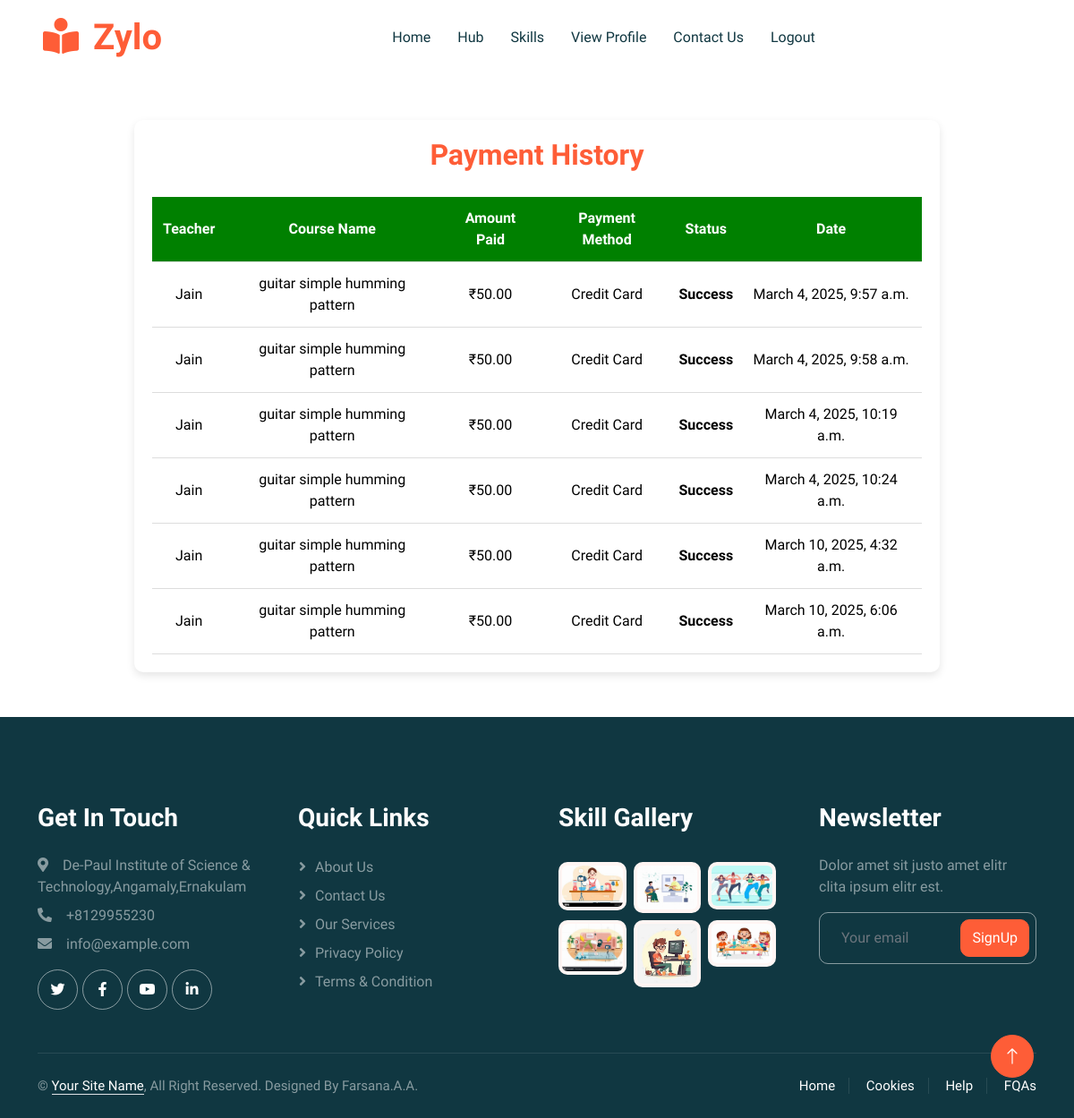
The page /payment-history/ (signed in) on the database as committed earlier.
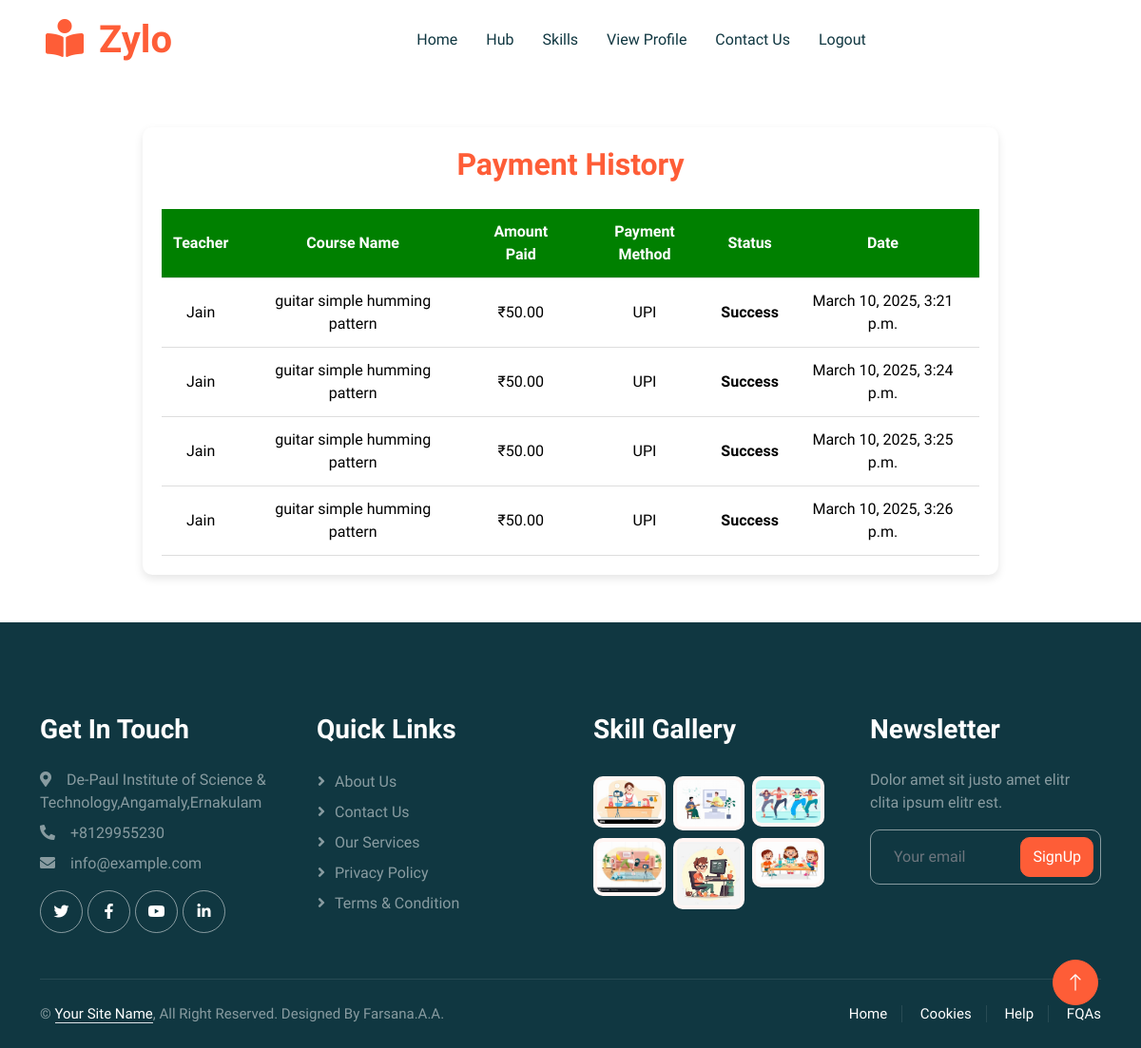
The same page on the database as committed later.
### userapp/models.py (models this page shows, shortened)
class Payment(models.Model):
    STATUS_CHOICES = [
        ('Pending', 'Pending'),  # Default status
        ('Success', 'Success'),
        ('Failed', 'Failed'),
        ('Refund', 'Refund')  # New refund status
    ]
    user = models.ForeignKey(Register, on_delete=models.CASCADE)  # The user making the payment
    skill = models.ForeignKey(Skill, on_delete=models.CASCADE)  # The skill being purchased
    amount = models.DecimalField(max_digits=10, decimal_places=2)  # Payment amount
    payment_method = models.CharField(max_length=50)  # Payment method
    status = models.CharField(max_length=20, choices=STATUS_CHOICES, default='Pending')  # Updated default status
    transaction_id = models.CharField(max_length=100, unique=True, blank=True, null=True)  # Unique transaction ID
    created_at = models.DateTimeField(auto_now_add=True)  # Timestamp of the payment

class Skill(models.Model):
     user = models.ForeignKey(Register, on_delete=models.CASCADE,null=True)
     skill_name = models.CharField(max_length=100, null=True)
     CATEGORY_CHOICES = [
        ('Tech', 'Technology'),
        ('Art', 'Arts'),
        ('Music', 'Music'),
        ('Cooking', 'Cooking'),
        ('Fitness', 'Fitness'),
        ('Other', 'Other')
    ]
     category = models.CharField(max_length=100, choices=CATEGORY_CHOICES, null=True)
     sub_category = models.CharField(max_length=100, null=True)
     additional_category = models.CharField(max_length=100, null=True)
     skill_created_at = models.DateTimeField(auto_now_add =True)
     skill_video = models.FileField(upload_to='skill_videos/', null=True, blank=True)
     cover_image = models.ImageField(upload_to='uploads/',null=True, blank=True)
     payment_type = models.CharField(max_length=10,  default='free')
     price = models.DecimalField(max_digits=6, decimal_places=2, null=True, blank=True)  # Store price for paid videos
     paid_users = models.ManyToManyField(Register,related_name="paid_skills", blank=True)  # Track users who paid

class Register(AbstractUser):
    usertype = models.CharField(max_length=50,default="admin")
    contact = models.IntegerField(null=True)
    image = models.ImageField(upload_to='uploads/',null=True)
    bio = models.TextField(max_length=500,null=True)
    interests = models.TextField(max_length=100,null=True)
    skills = models.TextField(max_length=100,null=True)
    proof_document = models.FileField(upload_to='proof_videos/', null=True, blank=True)  # Accepts videos)
    is_listener = models.BooleanField(default=False)
    is_teacher = models.BooleanField(default=False)
    gender = models.CharField(max_length=50,null=True)
    full_name = models.CharField(max_length=100, null=True)
    is_approved = models.BooleanField(default=True)
    followers = models.ManyToManyField("self", symmetrical=False, related_name="following", blank=True)

### userapp/views.py (the view)
# urls.py: path('payment-history/', views.payment_history, name='payment_history'),
@login_required
def payment_history(request):
    payments = Payment.objects.filter(user=request.user, status='Success')  # Fetch only successful payments
    return render(request, 'payment_history.html', {'payments': payments})

### userapp/templates/payment_history.html
{% load static %}
{% include 'header.html' %}
<link rel="stylesheet" href="{% static 'css/payment_history.css' %}">
<div class="ph-container">
    <h2>Payment History</h2>
    <div class="table-container">
        <table>
            <thead>
                <tr>
                    <th>Teacher</th>
                    <th>Course Name</th>
                    <th>Amount Paid</th>
                    <th>Payment Method</th>
                    <th>Status</th>
                    <th>Date</th>
                </tr>
            </thead>
            <tbody>
                {% for payment in payments %}
                <tr>
                    <td>{{ payment.skill.user.first_name }}</td>
                    <td>{{ payment.skill.skill_name }}</td>
                    <td>₹{{ payment.amount }}</td>
                    <td>{{ payment.payment_method }}</td>
                    <td class="status {{ payment.status|lower }}">{{ payment.status|title }}</td>
                    <td>{{ payment.created_at }}</td>
                </tr>
                {% empty %}
                <tr>
                    <td colspan="5">No payments found.</td>
                </tr>
                {% endfor %}
            </tbody>
        </table>
    </div>
</div>
{% include 'footer.html' %}

### userapp/templates/header.html (shortened to what this page needs)
{% load static %}
<!DOCTYPE html>
<html lang="en">
<head>
    <link href="https://cdnjs.cloudflare.com/ajax/libs/font-awesome/5.10.0/css/all.min.css" rel="stylesheet">
    <link href="https://cdn.jsdelivr.net/npm/bootstrap-icons@1.4.1/font/bootstrap-icons.css" rel="stylesheet">
    <link href="{%static 'lib/animate/animate.min.css' %}" rel="stylesheet">
    <link href="{%static 'lib/owlcarousel/assets/owl.carousel.min.css' %}" rel="stylesheet">
    <link href="{% static 'css/bootstrap.min.css' %}" rel="stylesheet">
    <link href="{%static 'css/style.css' %}" rel="stylesheet">
</head>
<body>
    <div class="container-xxl bg-white p-0">
        <nav class="navbar navbar-expand-lg bg-white navbar-light sticky-top px-4 px-lg-5 py-lg-0">
            <a href="index.html" class="navbar-brand">
                <h1 class="m-0 text-primary"><i class="fa fa-book-reader me-3"></i>Zylo</h1>
            </a>
            <div class="collapse navbar-collapse" id="navbarCollapse">
                {% if request.session.ut == 'user' %}
                <div class="navbar-nav mx-auto">
                    <a href="/" class="nav-item nav-link">Home</a>
                    <a href="/view_profiles" class="nav-item nav-link">Hub</a>
                    <a href="/category_list" class="nav-item nav-link"> Skills</a>
                    <a href="/profile" class="nav-item nav-link"> View Profile</a>
                    <a href="/contact" class="nav-item nav-link">Contact Us</a>
                    <a href="/user_logout" class="nav-item nav-link">Logout</a>
                </div>
            </div>
            {% endif %}
        </nav>

### userapp/templates/footer.html (shortened to what this page needs)
{% load static %}
<div class="container-fluid bg-dark text-white-50 footer pt-5 mt-5 wow fadeIn" data-wow-delay="0.1s">
    <div class="container py-5">
        <div class="row g-5">
            <div class="col-lg-3 col-md-6">
                <h3 class="text-white mb-4">Get In Touch</h3>
                <p class="mb-2"><i class="fa fa-map-marker-alt me-3"></i>De-Paul Institute of Science & Technology,Angamaly,Ernakulam</p>
                <p class="mb-2"><i class="fa fa-phone-alt me-3"></i>+8129955230</p>
                <p class="mb-2"><i class="fa fa-envelope me-3"></i>info@example.com</p>
                <div class="d-flex pt-2">
                    <a class="btn btn-outline-light btn-social" href=""><i class="fab fa-twitter"></i></a>
                    <a class="btn btn-outline-light btn-social" href=""><i class="fab fa-facebook-f"></i></a>
                    <a class="btn btn-outline-light btn-social" href=""><i class="fab fa-youtube"></i></a>
                    <a class="btn btn-outline-light btn-social" href=""><i class="fab fa-linkedin-in"></i></a>
                </div>
            </div>
            <div class="col-lg-3 col-md-6">
                <h3 class="text-white mb-4">Quick Links</h3>
                <a class="btn btn-link text-white-50" href="">About Us</a>
                <a class="btn btn-link text-white-50" href="">Contact Us</a>
                <a class="btn btn-link text-white-50" href="">Our Services</a>
                <a class="btn btn-link text-white-50" href="">Privacy Policy</a>
                <a class="btn btn-link text-white-50" href="">Terms & Condition</a>
            </div>
            <div class="col-lg-3 col-md-6">
                <h3 class="text-white mb-4">Skill Gallery</h3>
                <div class="row g-2 pt-2">
                    <div class="col-4">
                        <img class="img-fluid rounded bg-light p-1" src="{% static 'img/s11.jpg' %}" alt="">
                    </div>
                    <div class="col-4">
                        <img class="img-fluid rounded bg-light p-1" src="{%static 'img/s22.jpg' %}" alt="">
                    </div>
                    <div class="col-4">
                        <img class="img-fluid rounded bg-light p-1" src="{% static 'img/s31.jpg' %}" alt="">
                    </div>
                    <div class="col-4">
                        <img class="img-fluid rounded bg-light p-1" src="{%static 'img/s4.jpg' %}" alt="">
                    </div>
                    <div class="col-4">
                        <img class="img-fluid rounded bg-light p-1" src="{%static 'img/s5.jpg' %}" alt="">
                    </div>
                    <div class="col-4">
                        <img class="img-fluid rounded bg-light p-1" src="{%static 'img/s61.jpg' %}" alt="">
                    </div>
                </div>
            </div>
            <div class="col-lg-3 col-md-6">
                <h3 class="text-white mb-4">Newsletter</h3>
                <p>Dolor amet sit justo amet elitr clita ipsum elitr est.</p>
                <div class="position-relative mx-auto" style="max-width: 400px;">
                    <input class="form-control bg-transparent w-100 py-3 ps-4 pe-5" type="text" placeholder="Your email">
                    <button type="button" class="btn btn-primary py-2 position-absolute top-0 end-0 mt-2 me-2">SignUp</button>
                </div>
            </div>
        </div>
    </div>
    <div class="container">
        <div class="copyright">
            <div class="row">
                <div class="col-md-6 text-center text-md-start mb-3 mb-md-0">
                    &copy; <a class="border-bottom" href="#">Your Site Name</a>, All Right Reserved.
                    Designed By Farsana.A.A.
                </div>
                <div class="col-md-6 text-center text-md-end">
                    <div class="footer-menu">
                        <a href="">Home</a>
                        <a href="">Cookies</a>
                        <a href="">Help</a>
                        <a href="">FQAs</a>
                    </div>
                </div>
            </div>
        </div>
    </div>
</div>
<a href="#" class="btn btn-lg btn-primary btn-lg-square back-to-top"><i class="bi bi-arrow-up"></i></a>
</div>
</body>
</html>

### userapp/static/css/style.css (style rules this page uses)
:root { --primary: #FE5D37; --light: #FFF5F3; --dark: #103741; }
.back-to-top { position: fixed; display: none; right: 45px; bottom: 45px; z-index: 99; }
.btn { font-weight: 500; transition: .5s; }
.btn.btn-primary { color: #FFFFFF; }
.btn-lg-square { width: 48px; height: 48px; }
.btn-square, .btn-sm-square, .btn-lg-square { padding: 0; display: flex; align-items: center; justify-content: center; font-weight: normal; border-radius: 50px; }
h1, h2, h3, h4, .h1, .h2, .h3, .h4, .display-1, .display-2, .display-3, .display-4, .display-5, .display-6 { font-family: 'Lobster Two', cursive; font-weight: 700; }
.navbar .navbar-nav .nav-link { padding: 30px 15px; color: var(--dark); font-weight: 500; outline: none; }
.navbar.sticky-top { top: -100px; transition: .5s; }
.footer .btn.btn-social { margin-right: 5px; width: 45px; height: 45px; display: flex; align-items: center; justify-content: center; color: #FFFFFF; border: 1px solid rgba(255,255,255,0.5); border-radius: 45px; transition: .3s; }
.footer .btn.btn-link { display: block; margin-bottom: 5px; padding: 0; text-align: left; font-size: 16px; font-weight: normal; text-transform: capitalize; transition: .3s; }
.footer .btn.btn-link::before { position: relative; content: "\f105"; font-family: "Font Awesome 5 Free"; font-weight: 900; margin-right: 10px; }
.footer .form-control { border-color: rgba(255,255,255,0.5); }
.footer .copyright { padding: 25px 0; font-size: 15px; border-top: 1px solid rgba(256, 256, 256, .1); }
.footer .copyright a { color: #FFFFFF; }
.footer .footer-menu a { margin-right: 15px; padding-right: 15px; border-right: 1px solid rgba(255, 255, 255, .1); }
.footer .footer-menu a:last-child { margin-right: 0; padding-right: 0; border-right: none; }

### userapp/static/css/payment_history.css (style rules this page uses)
.ph-container { max-width: 900px; margin: 50px auto; padding: 20px; background: #fff; box-shadow: 0 4px 10px rgba(0, 0, 0, 0.1); border-radius: 10px; }
h2 { text-align: center; color:#fe5d37 ; }
.table-container { overflow-x: auto; }
table { width: 100%; border-collapse: collapse; margin-top: 20px; }
th, td { padding: 12px; text-align: center; border-bottom: 1px solid #ddd; color:black }
th { background: green; color: white; }
.status { font-weight: bold; padding: 8px; border-radius: 5px; }

Rows that differ between the two databases and show on the page:
removed Payment: skill.user.first_name "Jain", skill.skill_name "guitar simple humming pattern", amount "50.00", payment_method "Credit Card", status "Success", created_at "March 4, 2025, 9:57 a.m."
removed Payment: skill.user.first_name "Jain", skill.skill_name "guitar simple humming pattern", amount "50.00", payment_method "Credit Card", status "Success", created_at "March 4, 2025, 9:58 a.m."
removed Payment: skill.user.first_name "Jain", skill.skill_name "guitar simple humming pattern", amount "50.00", payment_method "Credit Card", status "Success", created_at "March 4, 2025, 10:19 a.m."
removed Payment: skill.user.first_name "Jain", skill.skill_name "guitar simple humming pattern", amount "50.00", payment_method "Credit Card", status "Success", created_at "March 4, 2025, 10:24 a.m."
removed Payment: skill.user.first_name "Jain", skill.skill_name "guitar simple humming pattern", amount "50.00", payment_method "Credit Card", status "Success", created_at "March 10, 2025, 4:32 a.m."
removed Payment: skill.user.first_name "Jain", skill.skill_name "guitar simple humming pattern", amount "50.00", payment_method "Credit Card", status "Success", created_at "March 10, 2025, 6:06 a.m."
added Payment: skill.user.first_name "Jain", skill.skill_name "guitar simple humming pattern", amount "50.00", payment_method "UPI", status "Success", created_at "March 10, 2025, 3:21 p.m."
added Payment: skill.user.first_name "Jain", skill.skill_name "guitar simple humming pattern", amount "50.00", payment_method "UPI", status "Success", created_at "March 10, 2025, 3:24 p.m."
added Payment: skill.user.first_name "Jain", skill.skill_name "guitar simple humming pattern", amount "50.00", payment_method "UPI", status "Success", created_at "March 10, 2025, 3:25 p.m."
added Payment: skill.user.first_name "Jain", skill.skill_name "guitar simple humming pattern", amount "50.00", payment_method "UPI", status "Success", created_at "March 10, 2025, 3:26 p.m."
